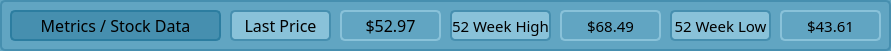
        <widget class="QFrame" name="frame_overview_background_header">
         <property name="geometry">
          <rect>
           <x>0</x>
           <y>0</y>
           <width>891</width>
           <height>51</height>
          </rect>
         </property>
         <property name="font">
          <font>
           <pointsize>10</pointsize>
          </font>
         </property>
         <property name="styleSheet">
          <string notr="true">background-color: #61a5c2; 
border-radius: 5px;
border: 2px solid #468FAF;
</string>
         </property>
         <property name="frameShape">
          <enum>QFrame::StyledPanel</enum>
         </property>
         <property name="frameShadow">
          <enum>QFrame::Raised</enum>
         </property>
         <widget class="QLabel" name="label_metrics">
          <property name="geometry">
           <rect>
            <x>10</x>
            <y>10</y>
            <width>211</width>
            <height>31</height>
           </rect>
          </property>
          <property name="font">
           <font>
            <family>Bahnschrift SemiLight</family>
            <pointsize>12</pointsize>
            <bold>false</bold>
           </font>
          </property>
          <property name="autoFillBackground">
           <bool>false</bool>
          </property>
          <property name="styleSheet">
           <string notr="true">
QLabel {
background-color: #468FAF;
border-radius:5px;
border: 2px solid #2C7DA0;

}</string>
          </property>
          <property name="text">
           <string>Metrics / Stock Data</string>
          </property>
          <property name="alignment">
           <set>Qt::AlignCenter</set>
          </property>
         </widget>
         <widget class="QLabel" name="label_lastprice">
          <property name="geometry">
           <rect>
            <x>230</x>
            <y>10</y>
            <width>101</width>
            <height>31</height>
           </rect>
          </property>
          <property name="font">
           <font>
            <family>Bahnschrift SemiLight</family>
            <pointsize>12</pointsize>
            <bold>false</bold>
           </font>
          </property>
          <property name="autoFillBackground">
           <bool>false</bool>
          </property>
          <property name="styleSheet">
           <string notr="true">QLabel {
background-color: #89C2D9;
border-radius:5px;
border: 2px solid #468FAF;
}
QLabel:hover
 {
background-color: #468FAF;
border-radius:5px;
border: 2px solid #2C7DA0;
}</string>
          </property>
          <property name="text">
           <string>Last Price</string>
          </property>
          <property name="alignment">
           <set>Qt::AlignCenter</set>
          </property>
         </widget>
         <widget class="QLabel" name="label_lastprice_data">
          <property name="geometry">
           <rect>
            <x>340</x>
            <y>10</y>
            <width>101</width>
            <height>31</height>
           </rect>
          </property>
          <property name="font">
           <font>
            <family>Bahnschrift SemiLight</family>
            <pointsize>12</pointsize>
            <bold>false</bold>
           </font>
          </property>
          <property name="autoFillBackground">
           <bool>false</bool>
          </property>
          <property name="styleSheet">
           <string notr="true">QLabel {
border-radius:5px;
border: 2px solid #89C2D9;
}
QLabel:hover
 {
background-color: #468FAF;
border-radius:5px;
border: 2px solid #2C7DA0;
}</string>
          </property>
          <property name="text">
           <string>$52.97</string>
          </property>
          <property name="alignment">
           <set>Qt::AlignCenter</set>
          </property>
         </widget>
         <widget class="QLabel" name="label_52weekhigh_data">
          <property name="geometry">
           <rect>
            <x>560</x>
            <y>10</y>
            <width>101</width>
            <height>31</height>
           </rect>
          </property>
          <property name="font">
           <font>
            <family>Bahnschrift SemiLight</family>
            <pointsize>11</pointsize>
            <bold>false</bold>
           </font>
          </property>
          <property name="autoFillBackground">
           <bool>false</bool>
          </property>
          <property name="styleSheet">
           <string notr="true">QLabel {
border-radius:5px;
border: 2px solid #89C2D9;
}
QLabel:hover
 {
background-color: #468FAF;
border-radius:5px;
border: 2px solid #2C7DA0;
}</string>
          </property>
          <property name="text">
           <string>$68.49</string>
          </property>
          <property name="alignment">
           <set>Qt::AlignCenter</set>
          </property>
         </widget>
         <widget class="QLabel" name="label_52weekhigh">
          <property name="geometry">
           <rect>
            <x>450</x>
            <y>10</y>
            <width>101</width>
            <height>31</height>
           </rect>
          </property>
          <property name="font">
           <font>
            <family>Bahnschrift SemiLight</family>
            <pointsize>11</pointsize>
            <bold>false</bold>
           </font>
          </property>
          <property name="autoFillBackground">
           <bool>false</bool>
          </property>
          <property name="styleSheet">
           <string notr="true">QLabel {
background-color: #89C2D9;
border-radius:5px;
border: 2px solid #468FAF;
}
QLabel:hover
 {
background-color: #468FAF;
border-radius:5px;
border: 2px solid #2C7DA0;
}</string>
          </property>
          <property name="text">
           <string>52 Week High</string>
          </property>
          <property name="alignment">
           <set>Qt::AlignCenter</set>
          </property>
         </widget>
         <widget class="QLabel" name="label_52weeklow_data">
          <property name="geometry">
           <rect>
            <x>780</x>
            <y>10</y>
            <width>101</width>
            <height>31</height>
           </rect>
          </property>
          <property name="font">
           <font>
            <family>Bahnschrift SemiLight</family>
            <pointsize>11</pointsize>
            <bold>false</bold>
           </font>
          </property>
          <property name="autoFillBackground">
           <bool>false</bool>
          </property>
          <property name="styleSheet">
           <string notr="true">QLabel {
border-radius:5px;
border: 2px solid #89C2D9;
}
QLabel:hover
 {
background-color: #468FAF;
border-radius:5px;
border: 2px solid #2C7DA0;
}</string>
          </property>
          <property name="text">
           <string>$43.61</string>
          </property>
          <property name="alignment">
           <set>Qt::AlignCenter</set>
          </property>
         </widget>
         <widget class="QLabel" name="label_52weeklow">
          <property name="geometry">
           <rect>
            <x>670</x>
            <y>10</y>
            <width>101</width>
            <height>31</height>
           </rect>
          </property>
          <property name="font">
           <font>
            <family>Bahnschrift SemiLight</family>
            <pointsize>11</pointsize>
            <bold>false</bold>
           </font>
          </property>
          <property name="autoFillBackground">
           <bool>false</bool>
          </property>
          <property name="styleSheet">
           <string notr="true">QLabel {
background-color: #89C2D9;
border-radius:5px;
border: 2px solid #468FAF;
}
QLabel:hover
 {
background-color: #468FAF;
border-radius:5px;
border: 2px solid #2C7DA0;
}</string>
          </property>
          <property name="text">
           <string>52 Week Low</string>
          </property>
          <property name="alignment">
           <set>Qt::AlignCenter</set>
          </property>
         </widget>
        </widget>
